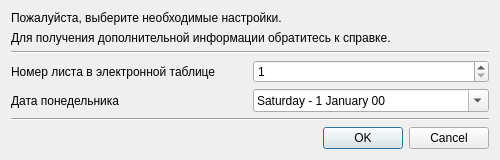
<?xml version="1.0" encoding="UTF-8"?>
<ui version="4.0">
 <class>ImportDialog</class>
 <widget class="QDialog" name="ImportDialog">
  <property name="geometry">
   <rect>
    <x>0</x>
    <y>0</y>
    <width>500</width>
    <height>145</height>
   </rect>
  </property>
  <property name="windowTitle">
   <string>Импорт</string>
  </property>
  <layout class="QGridLayout" name="gridLayout_2">
   <item row="0" column="0">
    <layout class="QGridLayout" name="gridLayout">
     <item row="3" column="0" rowspan="2">
      <layout class="QGridLayout" name="gridLayout_3">
       <item row="1" column="1">
        <widget class="QSpinBox" name="sheetNumberSpinBox">
         <property name="minimum">
          <number>1</number>
         </property>
        </widget>
       </item>
       <item row="1" column="0">
        <widget class="QLabel" name="label_6">
         <property name="text">
          <string>Номер листа в электронной таблице</string>
         </property>
        </widget>
       </item>
       <item row="2" column="0">
        <widget class="QLabel" name="label_8">
         <property name="text">
          <string>Дата понедельника</string>
         </property>
        </widget>
       </item>
       <item row="2" column="1">
        <widget class="QDateEdit" name="dateEdit">
         <property name="displayFormat">
          <string>dddd - d MMMM yy</string>
         </property>
         <property name="calendarPopup">
          <bool>true</bool>
         </property>
        </widget>
       </item>
      </layout>
     </item>
     <item row="6" column="0">
      <widget class="QDialogButtonBox" name="buttonBox">
       <property name="standardButtons">
        <set>QDialogButtonBox::Cancel|QDialogButtonBox::Ok</set>
       </property>
      </widget>
     </item>
     <item row="2" column="0">
      <layout class="QVBoxLayout" name="verticalLayout">
       <item>
        <spacer name="verticalSpacer">
         <property name="orientation">
          <enum>Qt::Vertical</enum>
         </property>
         <property name="sizeHint" stdset="0">
          <size>
           <width>20</width>
           <height>40</height>
          </size>
         </property>
        </spacer>
       </item>
       <item>
        <widget class="QLabel" name="label">
         <property name="text">
          <string>Пожалуйста, выберите необходимые настройки.</string>
         </property>
        </widget>
       </item>
       <item>
        <widget class="QLabel" name="label_2">
         <property name="text">
          <string>Для получения дополнительной информации обратитесь к справке.</string>
         </property>
        </widget>
       </item>
       <item>
        <widget class="Line" name="line">
         <property name="orientation">
          <enum>Qt::Horizontal</enum>
         </property>
        </widget>
       </item>
      </layout>
     </item>
     <item row="5" column="0">
      <widget class="Line" name="line_2">
       <property name="orientation">
        <enum>Qt::Horizontal</enum>
       </property>
      </widget>
     </item>
    </layout>
   </item>
  </layout>
 </widget>
 <resources/>
 <connections/>
</ui>
